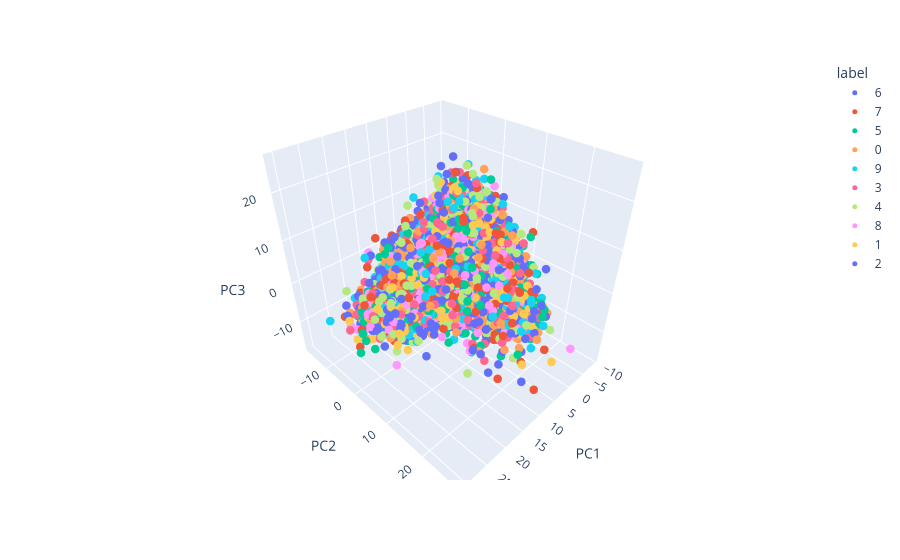

Notebook code cell kept with this figure:
### Code cell
pca = PCA(n_components=3)
X_train_trf = pca.fit_transform(X_train)

df = pd.DataFrame(X_train_trf, columns=['PC1','PC2','PC3'])
df['label'] = Y_train.astype(str)

fig = px.scatter_3d(
    df.sample(33600),
    x='PC1',
    y='PC2',
    z='PC3',
    color='label'
)

fig.update_traces(marker=dict(size=5))
fig.show()

### Figure 1 — Plotly figure (JSON) as saved in the notebook; plotly's stock layout.template omitted (floating-point values rounded to 4 significant figures; data arrays with more than 128 entries replaced by an {"elided": "..."} marker saying what was removed)
{"data": [{"hovertemplate": "label=6<br>PC1=%{x}<br>PC2=%{y}<br>PC3=%{z}<extra></extra>", "legendgroup": "6", "marker": {"color": "#636efa", "size": 5, "symbol": "circle"}, "mode": "markers", "name": "6", "scene": "scene", "showlegend": true, "type": "scatter3d", "x": {"elided": "2675 float values"}, "y": {"elided": "2675 float values"}, "z": {"elided": "2675 float values"}}, {"hovertemplate": "label=7<br>PC1=%{x}<br>PC2=%{y}<br>PC3=%{z}<extra></extra>", "legendgroup": "7", "marker": {"color": "#EF553B", "size": 5, "symbol": "circle"}, "mode": "markers", "name": "7", "scene": "scene", "showlegend": true, "type": "scatter3d", "x": {"elided": "2821 float values"}, "y": {"elided": "2821 float values"}, "z": {"elided": "2821 float values"}}, {"hovertemplate": "label=5<br>PC1=%{x}<br>PC2=%{y}<br>PC3=%{z}<extra></extra>", "legendgroup": "5", "marker": {"color": "#00cc96", "size": 5, "symbol": "circle"}, "mode": "markers", "name": "5", "scene": "scene", "showlegend": true, "type": "scatter3d", "x": {"elided": "2479 float values"}, "y": {"elided": "2479 float values"}, "z": {"elided": "2479 float values"}}, {"hovertemplate": "label=0<br>PC1=%{x}<br>PC2=%{y}<br>PC3=%{z}<extra></extra>", "legendgroup": "0", "marker": {"color": "#FFA15A", "size": 5, "symbol": "circle"}, "mode": "markers", "name": "0", "scene": "scene", "showlegend": true, "type": "scatter3d", "x": {"elided": "2648 float values"}, "y": {"elided": "2648 float values"}, "z": {"elided": "2648 float values"}}, {"hovertemplate": "label=9<br>PC1=%{x}<br>PC2=%{y}<br>PC3=%{z}<extra></extra>", "legendgroup": "9", "marker": {"color": "#19d3f3", "size": 5, "symbol": "circle"}, "mode": "markers", "name": "9", "scene": "scene", "showlegend": true, "type": "scatter3d", "x": {"elided": "2685 float values"}, "y": {"elided": "2685 float values"}, "z": {"elided": "2685 float values"}}, {"hovertemplate": "label=3<br>PC1=%{x}<br>PC2=%{y}<br>PC3=%{z}<extra></extra>", "legendgroup": "3", "marker": {"color": "#FF6692", "size": 5, "symbol": "circle"}, "mode": "markers", "name": "3", "scene": "scene", "showlegend": true, "type": "scatter3d", "x": {"elided": "2708 float values"}, "y": {"elided": "2708 float values"}, "z": {"elided": "2708 float values"}}, {"hovertemplate": "label=4<br>PC1=%{x}<br>PC2=%{y}<br>PC3=%{z}<extra></extra>", "legendgroup": "4", "marker": {"color": "#B6E880", "size": 5, "symbol": "circle"}, "mode": "markers", "name": "4", "scene": "scene", "showlegend": true, "type": "scatter3d", "x": {"elided": "2573 float values"}, "y": {"elided": "2573 float values"}, "z": {"elided": "2573 float values"}}, {"hovertemplate": "label=8<br>PC1=%{x}<br>PC2=%{y}<br>PC3=%{z}<extra></extra>", "legendgroup": "8", "marker": {"color": "#FF97FF", "size": 5, "symbol": "circle"}, "mode": "markers", "name": "8", "scene": "scene", "showlegend": true, "type": "scatter3d", "x": {"elided": "2586 float values"}, "y": {"elided": "2586 float values"}, "z": {"elided": "2586 float values"}}, {"hovertemplate": "label=1<br>PC1=%{x}<br>PC2=%{y}<br>PC3=%{z}<extra></extra>", "legendgroup": "1", "marker": {"color": "#FECB52", "size": 5, "symbol": "circle"}, "mode": "markers", "name": "1", "scene": "scene", "showlegend": true, "type": "scatter3d", "x": {"elided": "3009 float values"}, "y": {"elided": "3009 float values"}, "z": {"elided": "3009 float values"}}, {"hovertemplate": "label=2<br>PC1=%{x}<br>PC2=%{y}<br>PC3=%{z}<extra></extra>", "legendgroup": "2", "marker": {"color": "#636efa", "size": 5, "symbol": "circle"}, "mode": "markers", "name": "2", "scene": "scene", "showlegend": true, "type": "scatter3d", "x": {"elided": "2689 float values"}, "y": {"elided": "2689 float values"}, "z": {"elided": "2689 float values"}}], "layout": {"legend": {"title": {"text": "label"}, "tracegroupgap": 0}, "margin": {"t": 60}, "scene": {"domain": {"x": [0, 1], "y": [0, 1]}, "xaxis": {"title": {"text": "PC1"}}, "yaxis": {"title": {"text": "PC2"}}, "zaxis": {"title": {"text": "PC3"}}}}}
